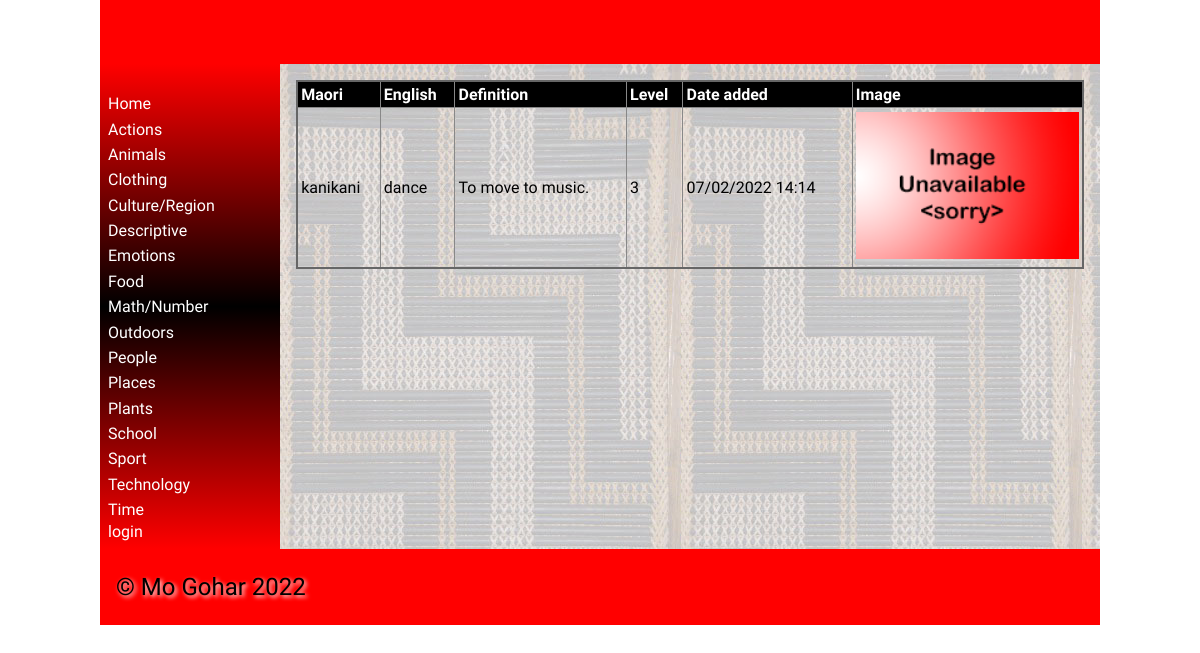
The page /word/2 on the database its author committed.
### tables this page shows
CREATE TABLE categories
(
	id integer
		constraint categories_pk
			primary key autoincrement,
	category_name integer
);

CREATE TABLE vocab
(
	id integer
		constraint vocab_pk
			primary key autoincrement,
	Maori varchar(30),
	English varchar(30),
	cat_id integer,
	definition varchar(30),
	level integer,
	image varchar(60),
	date datetime
);

### app.py (the view)
@app.route('/word/<word_id>')
def render_word(word_id):
    return render_template('word.html', categories=categories(), vocab_list=vocab(), word_id=int(word_id),
                           logged_in=is_logged_in())

### app.py (called while the page is built)
def create_connection(db_file):
    try:
        connection = sqlite3.connect(db_file)
        return connection
    except Error as e:
        print(e)
    return None

def categories():
    query = "SELECT id, category_name FROM categories"
    con = create_connection(DATABASE)
    cur = con.cursor()
    cur.execute(query)
    category_list = cur.fetchall()
    con.close()
    return category_list

def vocab():
    query = "SELECT * FROM vocab"
    con = create_connection(DATABASE)
    cur = con.cursor()
    cur.execute(query)
    vocab_list = cur.fetchall()
    con.close()
    return vocab_list

def is_logged_in():
    if session.get("email") is None:
        print("not logged in")
        return False
    else:
        print("logged in")
        return True

### templates/word.html
{% extends "base.html" %}
{% block main %}
    <table>
        <tr>
            <th>Maori</th>
            <th>English</th>
            <th>Definition</th>
            <th>Level</th>
            <th>Date added</th>
            <th>Image</th>
        </tr>
         <tbody>
            {% for vocab in vocab_list %}
                {% if vocab[0] == word_id %}
                    <tr>
                        <td>{{ vocab[1] }}</td>
                        <td>{{ vocab[2] }}</td>
                        <td>{{ vocab[4] }}</td>
                        <td>{{ vocab[5] }}</td>
                        <td>{{ vocab[7] }}</td>
                        <td><img src="/static/images/{{ vocab[6] }}" alt="" ></td>
                    </tr>
                {% endif %}
            {% endfor %}
        </tbody>
    </table>
{% endblock %}

### templates/base.html (shortened to what this page needs)
<!doctype html>
<html lang="en">
<head>
	<link href="{{ url_for('static', filename='css/style.css') }}" rel="stylesheet">
</head>
<body>
	<div id="container">
		<header>
			<h1>{% block heading %}{% endblock %}</h1>
		</header>
		<nav>
			<ul>
				<li><a href="/">Home</a></li>
				<div class ="category">
					{% for category in categories %}
						<div class ="category-box">
							<li><a href="/category/{{ category[0] }}">{{ category[1] }}</a></li>
						</div>
					{% endfor %}
				</div>
				{% if logged_in %}
					<a href="/logout">logout</a>
				{% else %}
            		<a href="/login">login</a>
				{% endif %}
			</ul>
		</nav>
		<main>
            {% block main%}{% endblock %}
        </main>
		<footer>
			<p>
				&copy; Mo Gohar 2022
			</p>
		</footer>
	</div>
</body>
</html>

### static/css/style.css (style rules this page uses)
* { font-family: Comfortaa, sans-serif; margin: 0; padding: 0; box-sizing: border-box; }
#container { display: grid; grid-template-columns: 75px auto; grid-template-areas: 'nav header' 'main main' 'footer footer'; }
header { grid-area: header; background-color: #f00; padding: 1rem; }
nav { grid-area: nav; }
main { grid-area: main; padding: 1rem; background-color: #edd; }
h1, h2, h3, h4 { padding: 1rem 0; font-family: 'Suez One', serif; color: #000; text-shadow: 2px 2px 4px #fff; }
p { padding: 0.5rem 0; }
a { color: #222; }
img { width: 100%; }
table { width: 100%; border: 2px solid #666; border-collapse: collapse; }
th, td { border: 1px solid #888; padding: 0.2rem; text-align: left; }
th { background-color: #000; color: #fff; }
footer { grid-area: footer; padding: 1rem; background-color: #f00; }
footer p { color: #000; text-shadow: 2px 2px 4px #fff; font-size: 1.5rem; }
@media only screen and (min-width: 768px) { #container { grid-template-columns: 180px auto; grid-template-areas: 'header header' 'nav main' 'footer footer'; } }
@media only screen and (min-width: 768px) { nav { background: linear-gradient(180deg, rgba(255,0,0,1) 0%, rgba(0, 0, 0, 1) 50%, rgba(255,0,0,1) 100%); padding: 0.5rem; } }
@media only screen and (min-width: 768px) { nav ul { list-style: none; } }
@media only screen and (min-width: 768px) { nav li { padding: 0.2rem 0; } }
@media only screen and (min-width: 768px) { nav a { color: #fff; text-decoration: none; } }
@media only screen and (min-width: 768px) { main { background-image: url('/poutama.jpg'); } }
@media only screen and (min-width: 1000px) { #container { width: 1000px; margin: auto; } }

### rows shown on the page
categories: category_name "Actions"
categories: category_name "Animals"
categories: category_name "Clothing"
categories: category_name "Culture/Region"
categories: category_name "Descriptive"
categories: category_name "Emotions"
categories: category_name "Food"
categories: category_name "Math/Number"
categories: category_name "Outdoors"
categories: category_name "People"
categories: category_name "Places"
categories: category_name "Plants"
categories: category_name "School"
categories: category_name "Sport"
categories: category_name "Technology"
categories: category_name "Time"
vocab: Maori "kanikani", English "dance", definition "To move to music.", level "3", date "07/02/2022 14:14", image (placeholder picture)
